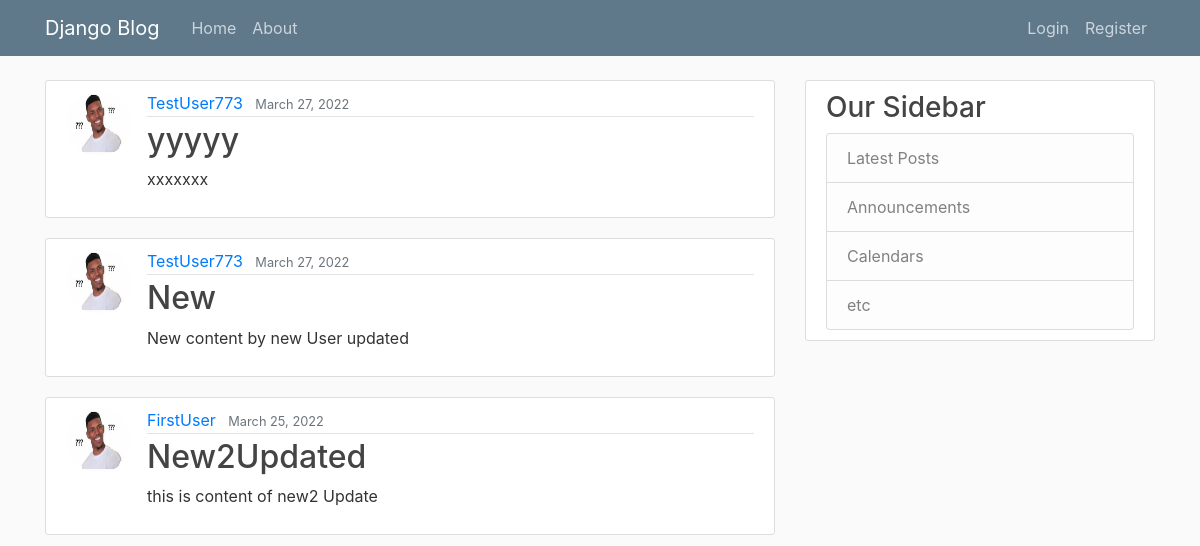
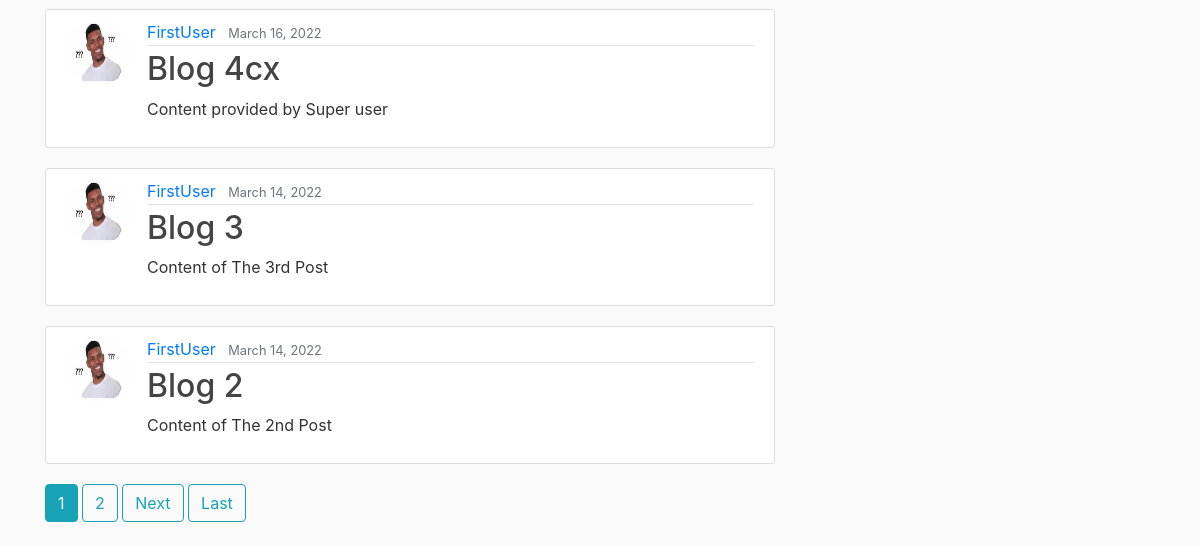
The app's page /, older data (2 pictures, top to bottom).
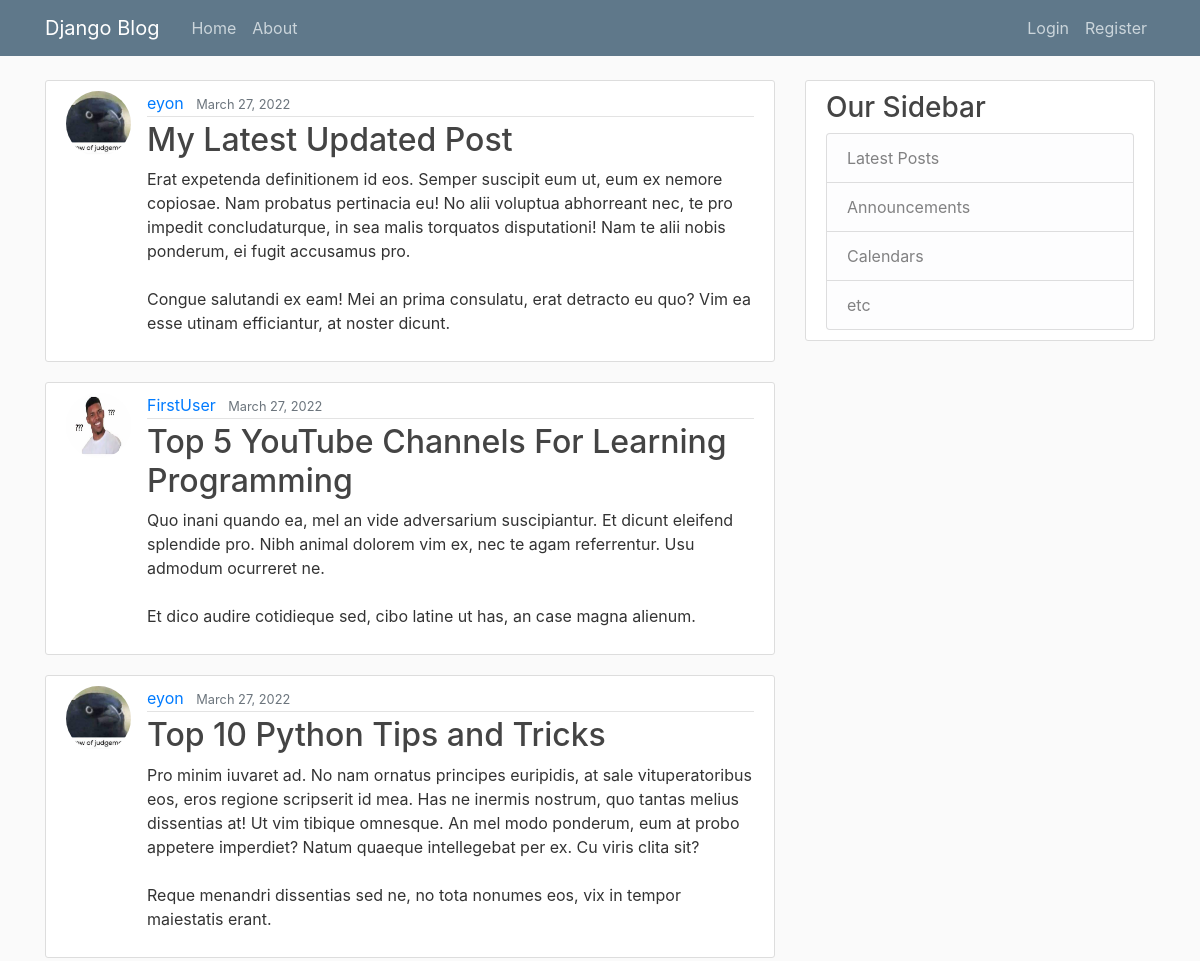
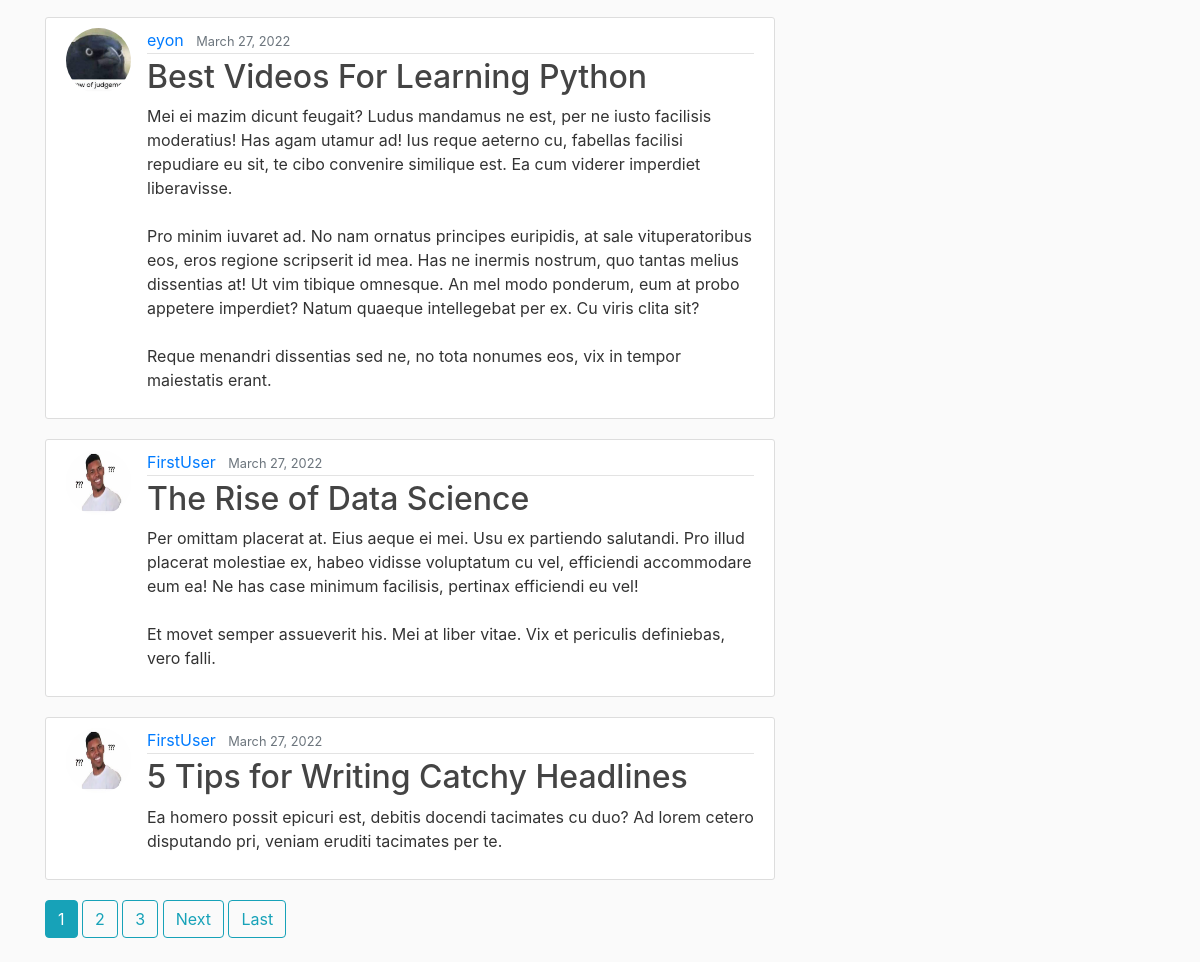
The same page, newer data (2 pictures, top to bottom).
### blog/models.py (models this page shows, shortened)
class Post(models.Model):
    title = models.CharField(max_length=100)
    content = models.TextField()
    post_date = models.DateTimeField(default=timezone.now)
    author = models.ForeignKey(User, on_delete=models.CASCADE)

### users/models.py (models this page shows, shortened)
class Profile(models.Model):
    user = models.OneToOneField(User, on_delete=models.CASCADE)
    image = models.ImageField(default='default.jpg', upload_to='profile_pics')

### blog/views.py (the view)
# urls.py: path('', PostListView.as_view(), name='blog_home'),
class PostListView(ListView):
    model = Post
    template_name = 'blog/home.html'
    context_object_name = 'posts'
    ordering = ['-post_date']
    paginate_by = 6

### blog/templates/blog/home.html (shortened to what this page needs)
{%extends "blog/base.html"%}
{% block content %}
    {% for post in posts %}
        <article class="media content-section">
            <img class="rounded-circle article-img" src="{{ post.author.profile.image.url }}">
          <div class="media-body">
            <div class="article-metadata">
              <a class="mr-2" href="#">{{ post.author }}</a>
              <small class="text-muted">{{ post.post_date|date:"F d, Y" }}</small>
            </div>
            <h2><a class="article-title" href="{% url 'post-detail' post.id %}">{{ post.title }}</a></h2>
            <p class="article-content">{{ post.content }}</p>
          </div>
        </article>
    {% endfor %}
    {% if is_paginated %}
        {% for num in page_obj.paginator.page_range %}
            {% if page_obj.number == num %}
                <a class ="btn btn-info mb-4" href="?page={{ num }}">{{ num }}</a>
            {% elif num > page_obj.number|add:'-3' and num < page_obj.number|add:'3' %}
                <a class ="btn btn-outline-info mb-4" href="?page={{ num }}"> {{ num }}</a>
            {% endif %}
        {% endfor %}
        {% if page_obj.has_next %}
            <a class ="btn btn-outline-info mb-4" href="?page={{ page_obj.next_page_number }}">Next</a>
            <a class ="btn btn-outline-info mb-4" href="?page={{ page_obj.paginator.num_pages }}">Last</a>
        {% endif %}
    {% endif %}
{% endblock content %}

Row changes from the older to the newer data that the page shows:
no longer on this page (row unchanged): Post: author.profile.image (placeholder picture), author "TestUser773", post_date "March 27, 2022", title "yyyyy", content "xxxxxxx"
no longer on this page (row unchanged): Post: author.profile.image (placeholder picture), author "TestUser773", post_date "March 27, 2022", title "New", content "New content by new User updated"
no longer on this page (row unchanged): Post: author.profile.image (placeholder picture), author "FirstUser", post_date "March 25, 2022", title "New2Updated", content "this is content of new2 Update"
no longer on this page (row unchanged): Post: author.profile.image (placeholder picture), author "FirstUser", post_date "March 16, 2022", title "Blog 4cx", content "Content provided by Super user"
no longer on this page (row unchanged): Post: author.profile.image (placeholder picture), author "FirstUser", post_date "March 14, 2022", title "Blog 3", content "Content of The 3rd Post"
no longer on this page (row unchanged): Post: author.profile.image (placeholder picture), author "FirstUser", post_date "March 14, 2022", title "Blog 2", content "Content of The 2nd Post"
added Post: author.profile.image (picture), author "eyon", post_date "March 27, 2022", title "My Latest Updated Post", content "Erat expetenda definitionem id eos. Semper suscipit eum ut, eum ex nemore copiosae. Nam probatus pertinacia eu! No alii voluptua abhorreant nec, te pro impedit concludaturque, in sea malis torquatos disputationi! Nam te alii nobis ponderum, ei fugit accusamus pro. Congue salutandi ex eam! Mei an prima consulatu, erat detracto eu quo? Vim ea esse utinam efficiantur, at noster dicunt."
added Post: author.profile.image (placeholder picture), author "FirstUser", post_date "March 27, 2022", title "Top 5 YouTube Channels For Learning Programming", content "Quo inani quando ea, mel an vide adversarium suscipiantur. Et dicunt eleifend splendide pro. Nibh animal dolorem vim ex, nec te agam referrentur. Usu admodum ocurreret ne. Et dico audire cotidieque sed, cibo latine ut has, an case magna alienum."
added Post: author.profile.image (picture), author "eyon", post_date "March 27, 2022", title "Top 10 Python Tips and Tricks", content "Pro minim iuvaret ad. No nam ornatus principes euripidis, at sale vituperatoribus eos, eros regione scripserit id mea. Has ne inermis nostrum, quo tantas melius dissentias at! Ut vim tibique omnesque. An mel modo ponderum, eum at probo appetere imperdiet? Natum quaeque intellegebat per ex. Cu viris clita sit? Reque menandri dissentias sed ne, no tota nonumes eos, vix in tempor maiestatis erant."
added Post: author.profile.image (picture), author "eyon", post_date "March 27, 2022", title "Best Videos For Learning Python", content "Mei ei mazim dicunt feugait? Ludus mandamus ne est, per ne iusto facilisis moderatius! Has agam utamur ad! Ius reque aeterno cu, fabellas facilisi repudiare eu sit, te cibo convenire similique est. Ea cum viderer imperdiet liberavisse. Pro minim iuvaret ad. No nam ornatus principes euripidis, at sale vituperatoribus eos, eros regione scripserit id mea. Has ne inermis nostrum, quo tantas melius dissentias at! Ut vim tibique omnesque. An mel modo ponderum, eum at probo appetere imperdiet? Natum quaeque intellegebat per ex. Cu viris clita sit? Reque menandri dissentias sed ne, no tota nonumes eos, vix in tempor maiestatis erant."
added Post: author.profile.image (placeholder picture), author "FirstUser", post_date "March 27, 2022", title "The Rise of Data Science", content "Per omittam placerat at. Eius aeque ei mei. Usu ex partiendo salutandi. Pro illud placerat molestiae ex, habeo vidisse voluptatum cu vel, efficiendi accommodare eum ea! Ne has case minimum facilisis, pertinax efficiendi eu vel! Et movet semper assueverit his. Mei at liber vitae. Vix et periculis definiebas, vero falli."
added Post: author.profile.image (placeholder picture), author "FirstUser", post_date "March 27, 2022", title "5 Tips for Writing Catchy Headlines", content "Ea homero possit epicuri est, debitis docendi tacimates cu duo? Ad lorem cetero disputando pri, veniam eruditi tacimates per te."
Text that changed along with them:
new list line: "3"
